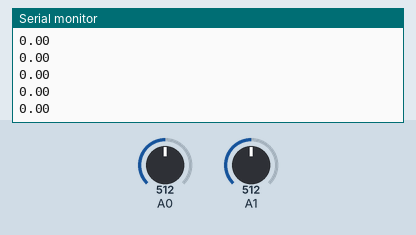
Bench run of a sketch on a simulated Arduino Uno, built with avr-gcc and run on an emulated ATmega328P. On the bench: the last lines printed to the serial monitor. Inputs (shaded band) come from the test bench; at power-on: A0 = 512, A1 = 512.

Above: at 1.2 s.
1.3 s: A0 set to 716
At 2.0 s:
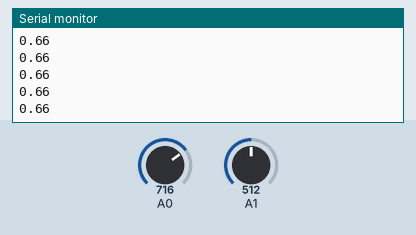
2.8 s: A1 set to 716
At 3.4 s:
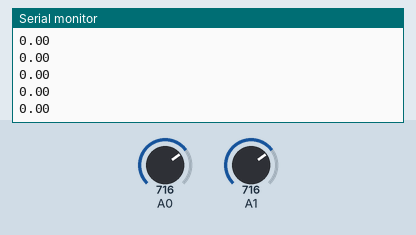
4.3 s: A0 set to 900
At 5.3 s:
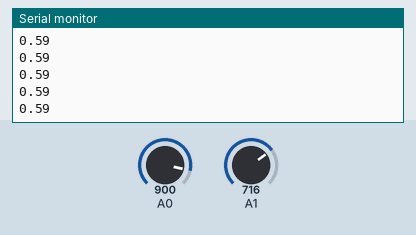
5.8 s: A1 set to 511
At 6.4 s:
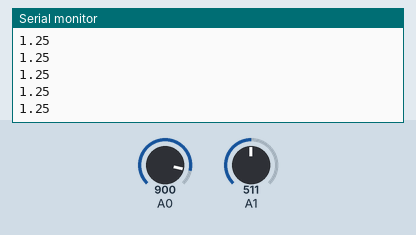
Timing chart, 0 to 8.3 s (numbered marks = the images above; inputs shaded):
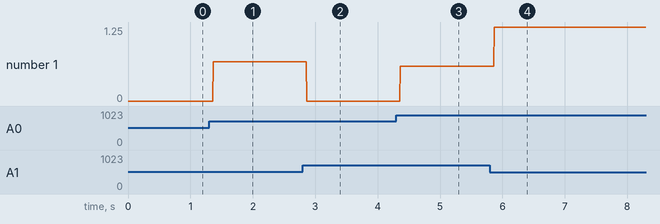

The sketch:

2_Analog_Input.ino
```cpp
void setup()
{
  pinMode(A0, INPUT);
  pinMode(A1, INPUT);
  Serial.begin(9600);
}
//unsigned long total = 0;
//float val1 = 0; // Analog Pin
//float val2 = 0;
////float analogInPinA = A0;
////float analogInPinB = A1;
//float voltage1;
//float voltage2;
float starttime = millis();
float endtime = starttime;
//int p = 0;
void loop()
{
 // p = p + 1;
  float x = analogRead(A0);  // make an initial reading to set up the ADC
  //delay(20);                // let the ADC stabilize
  x = analogRead(A0);      // toss the first reading and take one we will keep
  //delay(20);                // delay again to be friendly to future readings

  float y = analogRead(A1);  // make an initial reading to set up the ADC
  //delay(20);                // let the ADC stabilize
  y = analogRead(A1);      // toss the first reading and take one we will keep
  //delay(20);                // delay again to be friendly to future readings


  //val1 = analogRead(A0);
  //val2 = analogRead(A1);
  //total = total + val1;

  //val = total / 32;
  //Serial.println(y*(3.3 / 1023.00));
  //Serial.println(x*(3.3 / 1023.00));
  Serial.println((x - y) * (3.3 / 1023.00));
  //Serial.println(y);
  //Serial.println(val*5/1023);
  //  voltage1 = x * (5 / 1023.00);
  //voltage2 = val2 * (3.3 / 1023.00);
  //Serial.println((y-x)*3.3/1023);
  //Serial.print(',');
  //Serial.println(val2*100);
  //Serial.print("Analog difference is: ");
  //Serial.println((analogRead(analogInPinA) - analogRead(analogInPinB))*5/1023);
  //Serial.println((y - x));
  //delay(20);
//  if (p = 10) {
//    Serial.println(millis() - starttime);
//    Serial.println("100 Datapoints Printed!");
//
//  }
  delay(5);
  //endtime = millis();
}
```

Measured:
- after the input at 1.3 s, the serial monitor: prints a new line after 0.07 s (image 1)
- after the input at 4.3 s, the serial monitor: prints a new line after 0.06 s (image 3)
- after the input at 5.8 s, the serial monitor: prints a new line after 0.07 s (image 4)
- plotted number 1: 0 → 0.66 after the input at 1.3 s, 0 → 0.59 after the input at 4.3 s, 0.59 → 1.25 after the input at 5.8 s
